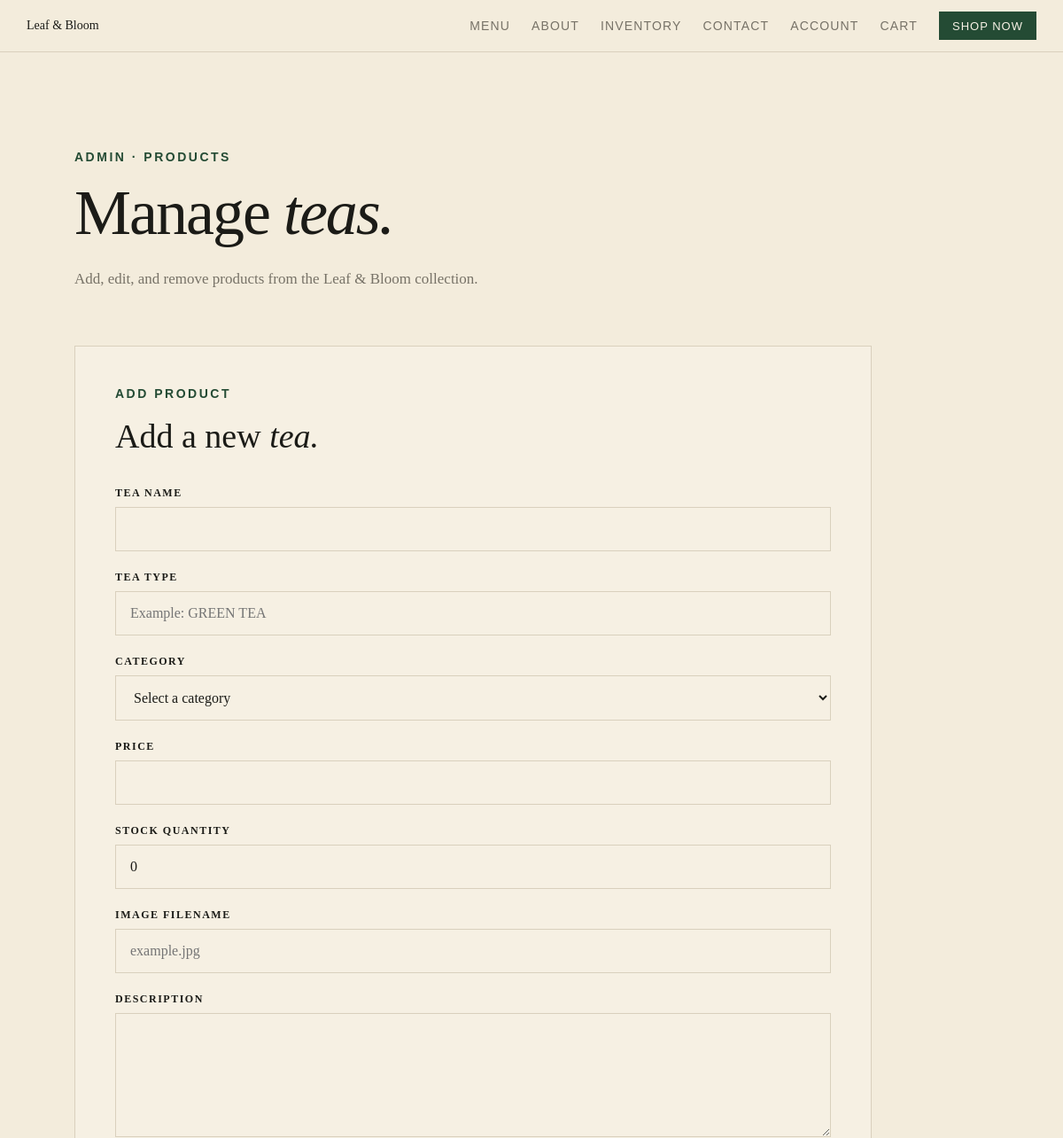
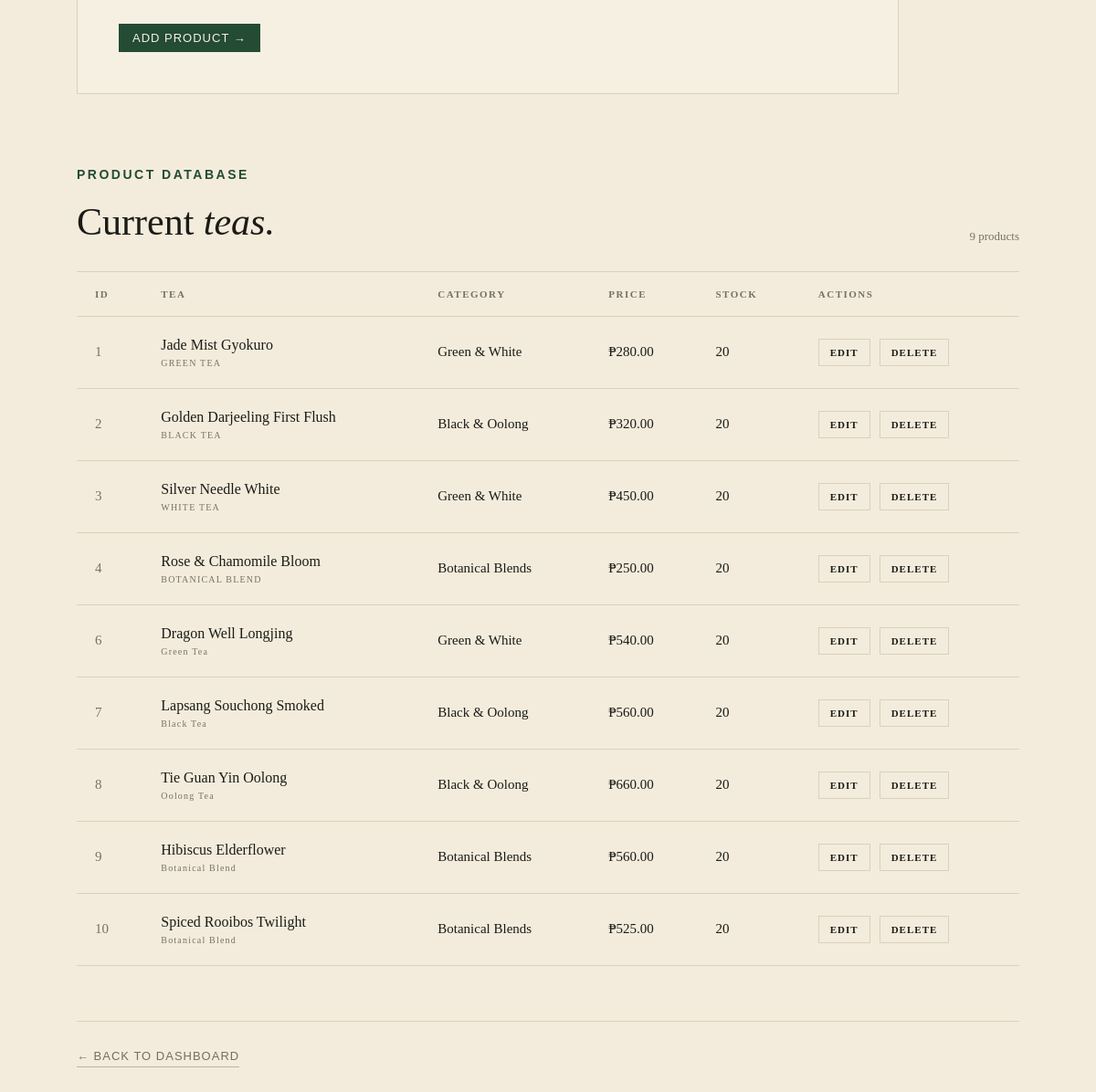
Screenshot of /admin/products.php (signed in) with the database file from the repository (2 pictures, top to bottom).
### tables this page shows
CREATE TABLE `products` (
  `product_id` int(11) NOT NULL,
  `category_id` int(11) UNSIGNED NOT NULL,
  `name` varchar(150) NOT NULL,
  `tea_type` varchar(100) NOT NULL,
  `price` decimal(10,2) NOT NULL,
  `description` text NOT NULL,
  `image` varchar(255) NOT NULL
);

CREATE TABLE `categories` (
  `category_id` int(10) UNSIGNED NOT NULL,
  `name` varchar(100) NOT NULL,
  `description` text NOT NULL
);

CREATE TABLE `inventory` (
  `inventory_id` int(10) UNSIGNED NOT NULL,
  `product_id` int(11) NOT NULL,
  `quantity` int(11) NOT NULL DEFAULT 0,
  `updated_at` timestamp NOT NULL DEFAULT current_timestamp() ON UPDATE current_timestamp()
);

### admin/products.php (the view, shortened to what this page needs)
<?php
require_once '../includes/db.php';
$product_stmt = $pdo->query("
    SELECT
        products.product_id,
        products.name,
        products.tea_type,
        products.price,
        products.description,
        products.image,
        products.category_id,
        categories.name AS category_name,
        inventory.quantity
    FROM products
    INNER JOIN categories
        ON products.category_id = categories.category_id
    LEFT JOIN inventory
        ON products.product_id = inventory.product_id
    ORDER BY products.product_id
");
$products = $product_stmt->fetchAll(PDO::FETCH_ASSOC);
$edit_product = null;
?>
<!DOCTYPE html>
<html lang="en">
<head>
    <link rel="stylesheet"
          href="../assets/css/style.css">
</head>
<body>
<?php include '../includes/navbar.php'; ?>
<main>
<section class="admin-products-section">
    <div class="admin-products-heading">
        <p class="section-label">
            ADMIN · PRODUCTS
        </p>
        <h1>
            Manage <em>teas.</em>
        </h1>
        <p>
            Add, edit, and remove products from
            the Leaf &amp; Bloom collection.
        </p>
    </div>
    <div class="admin-product-form-card">
        <p class="section-label">
            <?= $edit_product
                ? "EDIT PRODUCT"
                : "ADD PRODUCT" ?>
        </p>
        <h2>
            <?= $edit_product
                ? "Update your <em>tea.</em>"
                : "Add a new <em>tea.</em>" ?>
        </h2>
        <form method="POST"
              action="products.php<?= $edit_product ? '?edit=' . $edit_product['product_id'] : '' ?>">
            <label for="product-name">
                Tea Name
            </label>
            <input
                type="text"
                id="product-name"
                name="name"
                value="<?= htmlspecialchars($edit_product['name'] ?? '') ?>"
                required
            >
            <label for="tea-type">
                Tea Type
            </label>
            <input
                type="text"
                id="tea-type"
                name="tea_type"
                placeholder="Example: GREEN TEA"
                value="<?= htmlspecialchars($edit_product['tea_type'] ?? '') ?>"
                required
            >
            <label for="category">
                Category
            </label>
            <select
                id="category"
                name="category_id"
                required
            >
                <option value="">
                    Select a category
                </option>
            </select>
            <label for="price">
                Price
            </label>
            <input
                type="number"
                id="price"
                name="price"
                step="0.01"
                min="0"
                value="<?= htmlspecialchars($edit_product['price'] ?? '') ?>"
                required
            >
            <label for="quantity">
                Stock Quantity
            </label>
            <input
                type="number"
                id="quantity"
                name="quantity"
                min="0"
                value="<?= htmlspecialchars($edit_product['quantity'] ?? '0') ?>"
                required
            >
            <label for="image">
                Image Filename
            </label>
            <input
                type="text"
                id="image"
                name="image"
                placeholder="example.jpg"
                value="<?= htmlspecialchars($edit_product['image'] ?? '') ?>"
                required
            >
            <label for="description">
                Description
            </label>
            <textarea
                id="description"
                name="description"
                rows="5"
                required
            ><?= htmlspecialchars($edit_product['description'] ?? '') ?></textarea>
            <div class="admin-form-buttons">
                <button
                    type="submit"
                    name="<?= $edit_product ? 'update_product' : 'add_product' ?>"
                    class="primary-button"
                >
                    <?= $edit_product
                        ? "Update Product →"
                        : "Add Product →" ?>
                </button>
            </div>
        </form>
    </div>
    <div class="admin-product-list">
        <div class="admin-product-list-heading">
            <div>
                <p class="section-label">
                    PRODUCT DATABASE
                </p>
                <h2>
                    Current <em>teas.</em>
                </h2>
            </div>
            <span>
                <?= count($products) ?> products
            </span>
        </div>
        <div class="admin-product-table-wrapper">
            <table class="admin-product-table">
                <thead>
                    <tr>
                        <th>ID</th>
                        <th>Tea</th>
                        <th>Category</th>
                        <th>Price</th>
                        <th>Stock</th>
                        <th>Actions</th>
                    </tr>
                </thead>
                <tbody>
                    <?php foreach ($products as $product): ?>
                        <tr>
                            <td>
                                <?= (int) $product['product_id'] ?>
                            </td>
                            <td>
                                <strong>
                                    <?= htmlspecialchars($product['name']) ?>
                                </strong>
                                <small>
                                    <?= htmlspecialchars($product['tea_type']) ?>
                                </small>
                            </td>
                            <td>
                                <?= htmlspecialchars($product['category_name']) ?>
                            </td>
                            <td>
                                ₱<?= number_format($product['price'], 2) ?>
                            </td>
                            <td>
                                <?= (int) $product['quantity'] ?>
                            </td>
                            <td>
                                <div class="admin-product-actions">
                                    <a
                                        href="products.php?edit=<?= (int) $product['product_id'] ?>"
                                        class="admin-edit-button"
                                    >
                                        Edit
                                    </a>
                                    <a
                                        href="products.php?delete=<?= (int) $product['product_id'] ?>"
                                        class="admin-delete-button"
                                        onclick="return confirm('Are you sure you want to delete this product?');"
                                    >
                                        Delete
                                    </a>
                                </div>
                            </td>
                        </tr>
                    <?php endforeach; ?>
                </tbody>
            </table>
        </div>
    </div>
    <div class="admin-dashboard-footer">
        <a href="dashboard.php"
           class="secondary-button">
            ← Back to Dashboard
        </a>
    </div>
</section>
</main>
</body>
</html>

### rows the page displays
products: product_id "1", name "Jade Mist Gyokuro", tea_type "GREEN TEA", category.name "Green & White", price "280.00", inventory.quantity "20"
products: product_id "2", name "Golden Darjeeling First Flush", tea_type "BLACK TEA", category.name "Black & Oolong", price "320.00", inventory.quantity "20"
products: product_id "3", name "Silver Needle White", tea_type "WHITE TEA", category.name "Green & White", price "450.00", inventory.quantity "20"
products: product_id "4", name "Rose & Chamomile Bloom", tea_type "BOTANICAL BLEND", category.name "Botanical Blends", price "250.00", inventory.quantity "20"
products: product_id "6", name "Dragon Well Longjing", tea_type "Green Tea", category.name "Green & White", price "540.00", inventory.quantity "20"
products: product_id "7", name "Lapsang Souchong Smoked", tea_type "Black Tea", category.name "Black & Oolong", price "560.00", inventory.quantity "20"
products: product_id "8", name "Tie Guan Yin Oolong", tea_type "Oolong Tea", category.name "Black & Oolong", price "660.00", inventory.quantity "20"
products: product_id "9", name "Hibiscus Elderflower", tea_type "Botanical Blend", category.name "Botanical Blends", price "560.00", inventory.quantity "20"
products: product_id "10", name "Spiced Rooibos Twilight", tea_type "Botanical Blend", category.name "Botanical Blends", price "525.00", inventory.quantity "20"

### other values shown
count($products) "9"
